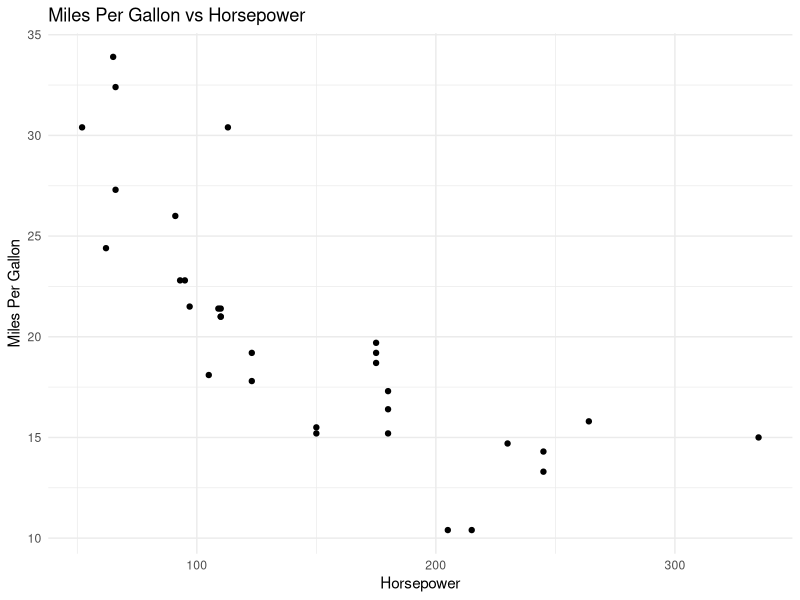

This figure's R source:
## ---- chunk 1
knitr::opts_chunk$set(echo = TRUE)
## ---- chunk 2
# Load libraries
library(tidyverse)

# Load mtcars dataset
data(mtcars)

# Basic summary of the dataset
summary(mtcars)

# Scatter plot of mpg vs hp
ggplot(mtcars, aes(x = hp, y = mpg)) +
  geom_point() +
  theme_minimal() +
  labs(title = "Miles Per Gallon vs Horsepower",
       x = "Horsepower",
       y = "Miles Per Gallon")

# Linear model predicting mpg based on hp
model <- lm(mpg ~ hp, data = mtcars)
summary(model)

